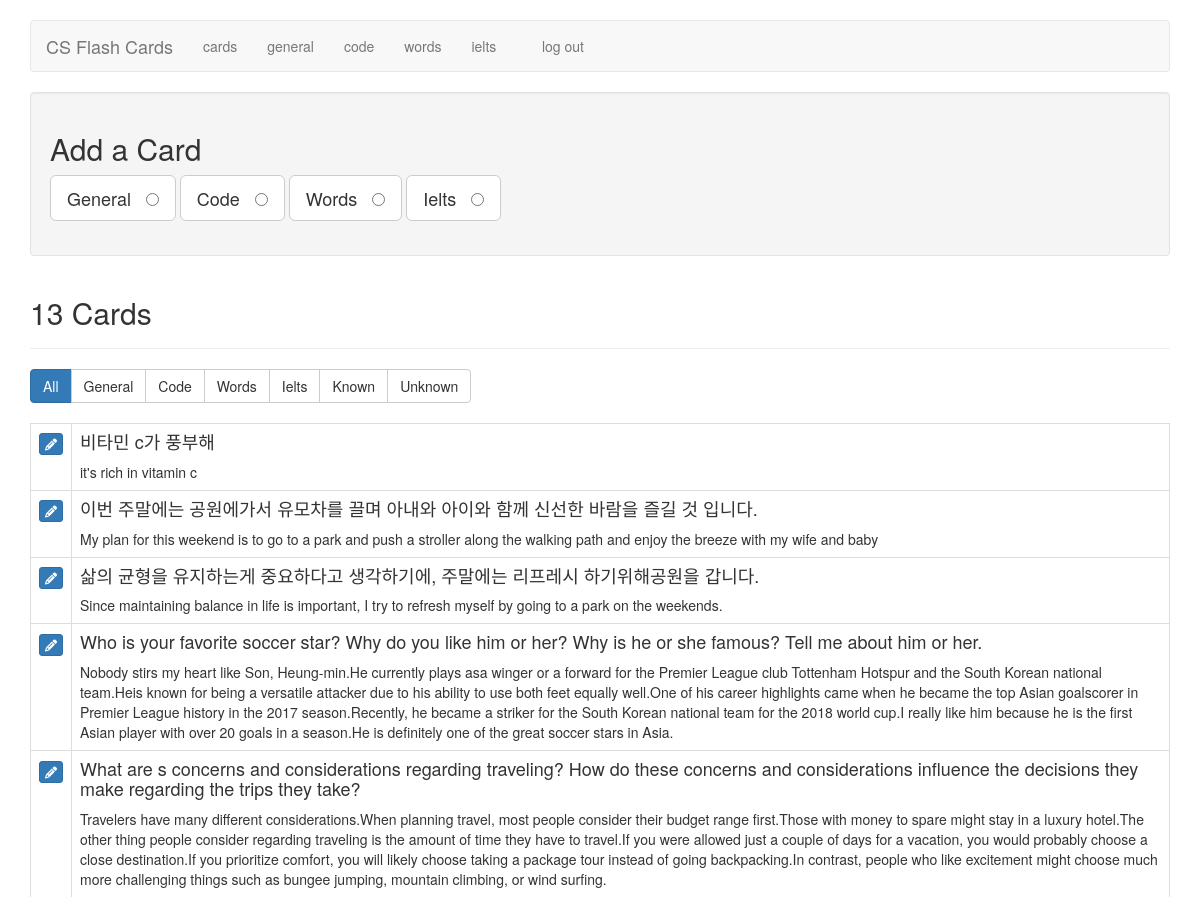
Page /cards (signed in, upper part) on the earlier database version.
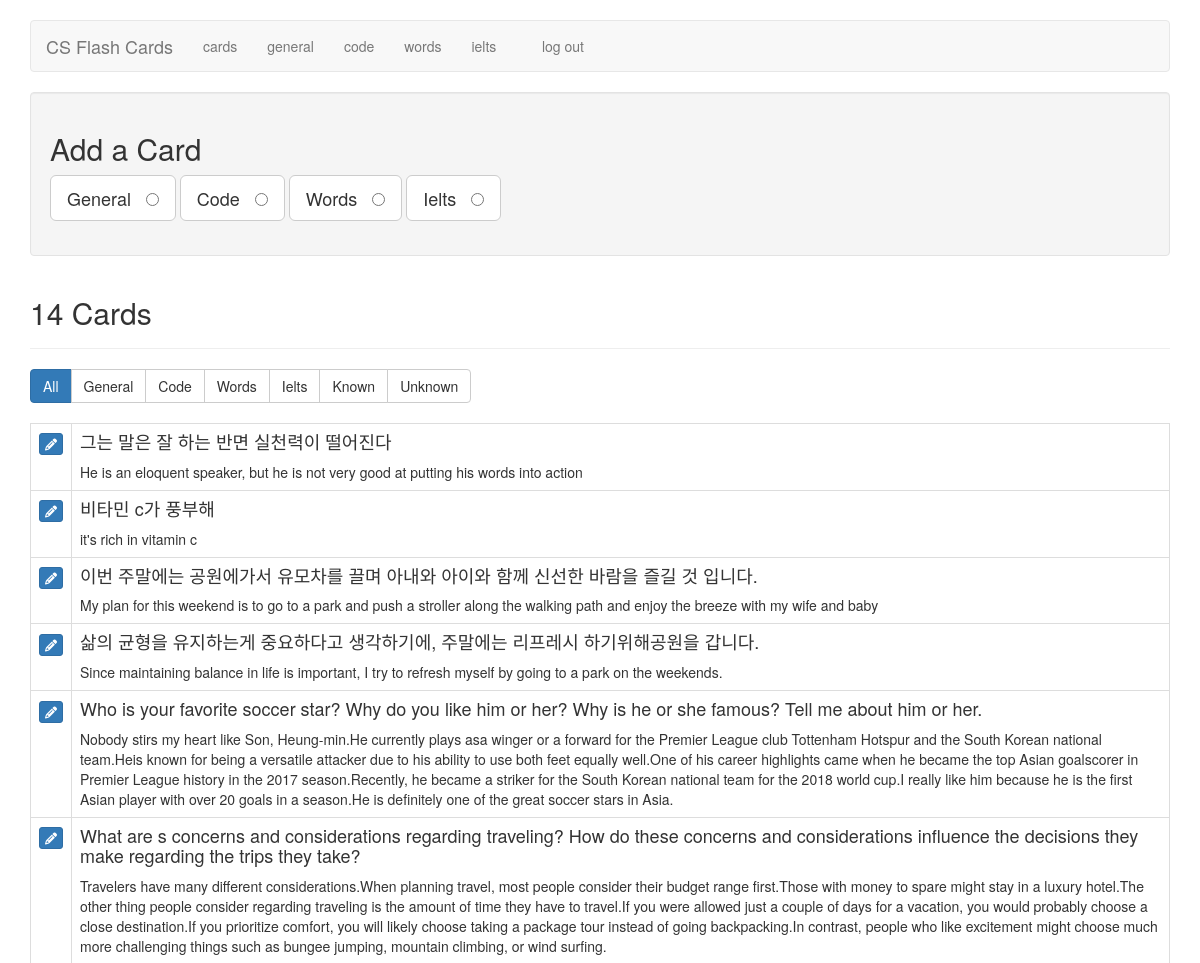
Same page on the later database version.
### tables this page shows
CREATE TABLE cards (
  id integer primary key autoincrement,
   /* 1 for interview, 2 for code, 3 for english, 4 for ielts */
  type tinyint not null,
  front text not null,
  back text not null,
  sort int default 0,
  known boolean default 0
);

### flash_cards.py (the view)
@application.route('/cards')
def cards():
    if not session.get('logged_in'):
        return redirect(url_for('login'))
    db = get_db()
    query = '''
        SELECT id, type, front, back, known
        FROM cards
        ORDER BY id DESC
    '''
    cur = db.execute(query)
    cards = cur.fetchall()
    return render_template('cards.html', cards=cards, filter_name="all")

### flash_cards.py (called while the page is built)
def connect_db():
    rv = sqlite3.connect(application.config['DATABASE'])
    rv.row_factory = sqlite3.Row
    return rv

def get_db():
    if not hasattr(g, 'sqlite_db'):
        g.sqlite_db = connect_db()
    return g.sqlite_db

### templates/cards.html (shortened to what this page needs)
{% extends "layout.html" %}
{% block body %}
    <div class="well editPanel">
        <h2>Add a Card</h2>
        <form action="{{ url_for('add_card') }}" method="post" class="cardForm">
            <div class="form-group">
                <label for="general" class="toggleButton btn btn-default btn-lg">General &nbsp;
                    <input type="radio" name="type" value="1" id="general"/>
                </label>
                <label for="code" class="toggleButton btn btn-default btn-lg">Code &nbsp;
                    <input type="radio" name="type" value="2" id="code"/>
                </label>
                <label for="eng" class="toggleButton btn btn-default btn-lg">Words &nbsp;
                    <input type="radio" name="type" value="3" id="eng"/>
                </label>
                <label for="ielts" class="toggleButton btn btn-default btn-lg">Ielts &nbsp;
                    <input type="radio" name="type" value="4" id="ielts"/>
                </label>
            </div>
        </form>
    </div>
    <div class="page-header">
        <h2>{{ cards|length }} Card{{ '' if (cards|length == 1) else 's' }}</h2>
    </div>
    <div class="btn-group btn-group-md" role="group" aria-label="filters">
        <a href="{{ url_for('filter_cards', filter_name="all") }}" class="btn btn-{{ "primary" if filter_name == "all" else "default" }}">All</a>
        <a href="{{ url_for('filter_cards', filter_name="general") }}" class="btn btn-{{ "primary" if filter_name == "general" else "default" }}">General</a>
        <a href="{{ url_for('filter_cards', filter_name="code") }}" class="btn btn-{{ "primary" if filter_name == "code" else "default" }}">Code</a>
        <a href="{{ url_for('filter_cards', filter_name="eng") }}" class="btn btn-{{ "primary" if filter_name == "eng" else "default" }}">Words</a>
        <a href="{{ url_for('filter_cards', filter_name="ielts") }}" class="btn btn-{{ "primary" if filter_name == "ielts" else "default" }}">Ielts</a>
        <a href="{{ url_for('filter_cards', filter_name="known") }}" class="btn btn-{{ "primary" if filter_name == "known" else "default" }}">Known</a>
        <a href="{{ url_for('filter_cards', filter_name="unknown") }}" class="btn btn-{{ "primary" if filter_name == "unknown" else "default" }}">Unknown</a>
    </div>
    <br />
    <br />
    <table class="table table-bordered">
        {% for card in cards %}
            <tr>
                <td>
                    <a href="{{ url_for('edit', card_id=card.id) }}" class="btn btn-xs btn-primary"><i class="fa fa-pencil" aria-hidden="true"></i></a>
                </td>
                <td class="cardContent">
                    <h4>
                        {{ card.front }}
                    </h4>
                    {% if card.type != 2%}
                        {{ card.back|replace("\n", "<br />")|safe }}
                    {% else %}
                        <pre><code>{{ card.back|escape }}</code></pre>
                    {% endif %}
                </td>
            </tr>
        {% else %}
            <tr>
                <td>
                    <em>No cards to show.</em>
                </td>
            </tr>
        {% endfor %}
    </table>
{% endblock %}

### templates/layout.html (shortened to what this page needs)
<!doctype html>
<html>
<head>
    <link rel="stylesheet" href="https://maxcdn.bootstrapcdn.com/bootstrap/3.3.6/css/bootstrap.min.css"
>
    <link rel=stylesheet type=text/css href="{{ url_for('static', filename='style.css') }}"/>
    <link rel="stylesheet" type="text/css" href="{{ url_for('static', filename='highlight-theme-github.css') }}" />
</head>
<body>
    <div class="container">
        <div class="row">
            <div class="col-xs-12">
                <br/>
                <nav class="navbar navbar-default">
                    <div class="navbar-header">
                        <a class="navbar-brand" href="{{ url_for('index') }}">CS Flash Cards</a>
                        <ul class="nav navbar-nav navbar-right">
                            {% if not session.logged_in %}
                                <li><a href="{{ url_for('login') }}">log in</a></li>
                            {% else %}
                                <li><a href="{{ url_for('cards') }}">cards</a></li>
                                <li><a href="{{ url_for('general') }}">general</a></li>
                                <li><a href="{{ url_for('code') }}">code</a></li>
                                <li><a href="{{ url_for('eng') }}">words</a></li>
                                <li><a href="{{ url_for('ielts') }}">ielts</a></li>
                                <li>&nbsp;&nbsp;&nbsp;&nbsp;</li>
                                <li><a href="{{ url_for('logout') }}">log out</a></li>
                            {% endif %}
                        </ul>
                    </div>
                </nav>
                {% block body %}{% endblock %}
            </div>
        </div>
    </div>
</body>
</html>

### static/style.css (style rules this page uses)
.cardContent h4 { margin-top: 0; }
.navbar-nav>li, .navbar-nav { float: left !important; }
.navbar-nav.navbar-right:last-child { margin-right: 0 !important; }
.navbar-right { float: right!important; }

Differences in the rows shown:
added cards: front "그는 말은 잘 하는 반면 실천력이 떨어진다", back "He is an eloquent speaker, but he is not very good at putting his words into action"
Other differences:
{{ cards|length }}: "13" → "14"
